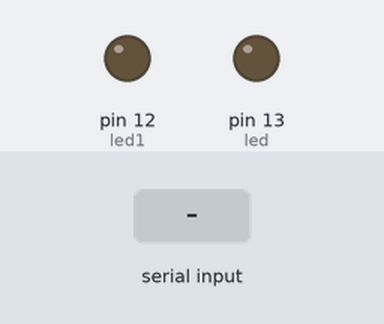
A sketch run on a simulated Arduino Uno, built with avr-gcc and run on an emulated ATmega328P. Parts: output pins drawn as LEDs (lit = HIGH). The inputs (shaded band) are chosen by the test bench. What the sketch prints to the serial monitor is not drawn.

Above: at 1.2 s.
1.3 s: "1" received over Serial
At 2.3 s:
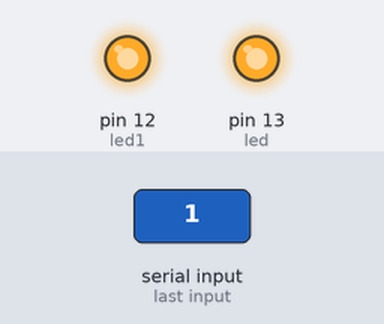
2.8 s: "0" received over Serial
At 3.4 s:
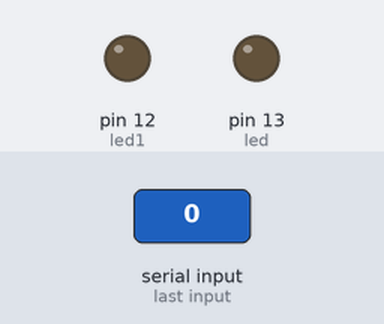
Timing chart, 0 to 5.8 s (numbered marks = the images above; inputs shaded):
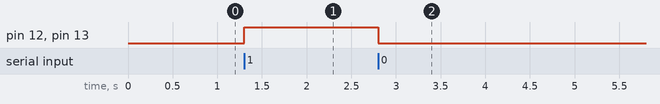

The sketch:

C_digoArduino.ino
```cpp
const int led = 13;
const int led1 = 12;
int valor_dato = 0;

void setup()
{
  pinMode(led, OUTPUT);
  pinMode(led1, OUTPUT);
  digitalWrite (led, LOW);
  digitalWrite (led1, LOW);
  Serial.begin(9600);
  Serial.println("Conexión Establecida");
}

void loop(){

  while(Serial.available())
  {
    valor_dato = Serial.read();
  }

  if (valor_dato == '1')
  {
    digitalWrite (led, HIGH);
    digitalWrite (led1, HIGH);
  }
  else if (valor_dato == '0')
  {
    digitalWrite (led, LOW);
    digitalWrite (led1, LOW);
  }

  //int ldrValue = analogRead(A2); // Lire la valeur de la photoresistance sur A0 (0-1023)
  //Serial.println(ldrValue);      // Envoyer la valeur via la série
  //delay(100);
}
```

Measured:
- after the input at 1.3 s, pin 12 (led1), pin 13 (led): LOW → HIGH at once
- after the input at 2.8 s, pin 12 (led1), pin 13 (led): HIGH → LOW at once
